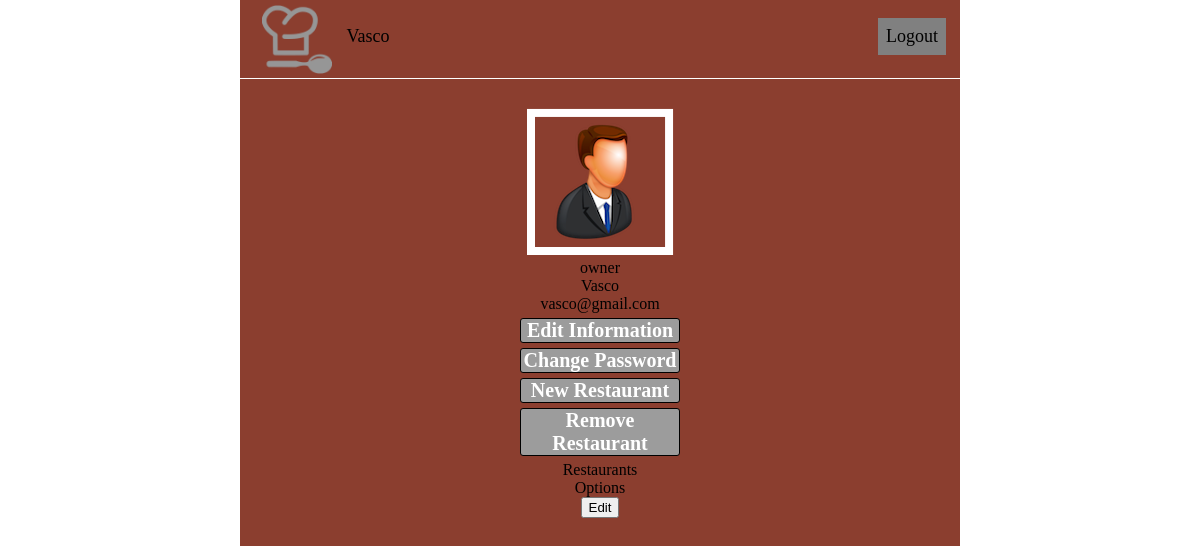
/page/profile.php (signed in), run on the app's committed database.
### tables this page shows
CREATE TABLE user (
 	username TEXT PRIMARY KEY UNIQUE,
  	password TEXT,
  	name TEXT,
  	email TEXT,
  	gender TEXT,
  	user_type TEXT
);

### Database/databaseInteraction.php (called while the page is built, shortened)
<?php
include_once('../database/connection.php');
function getUserInfo($username){
  global $db;
  $stmt = $db->prepare("SELECT * FROM user WHERE username = ?");
  $stmt->execute(array($username));
  return $stmt->fetch();
}
?>

### page/profile.php (the view, shortened to what this page needs)
<?php
include_once('../database/databaseInteraction.php');
?>
<!DOCTYPE html>
<html>
	<head>
    <link rel="stylesheet" href="../css/profile.css">
	</head>
	<body>
		<header>
			<nav id="menu">
				<ul>
					<a href="login.php"><img id="logo1" src="../images/logo_white.png" height="70px" width="70px"></a>
						<li><a id="login" href="profile.php"><?php echo $_SESSION['name']?></a></li>
					<li style="float:right; background-color:gray;"><a href="signout.php">Logout</a></li>
				</ul>
			</nav><br>
		</header>
		<div id="middle">
			<div id="profile">
					<?php if(getUserInfo($_SESSION['username'])['gender'] == "female"){?>
					<img src="../images/woman.png">
					<?php
				}else if($_SESSION['username'] == "FilipeCorreia"){?>
					<img src="../images/filipe.png" height="147px" width="147px">
					<?php
				}else{?>
					<img src="../images/man.png">
					<?php }?>
				<div id="type"><?php echo getUserInfo($_SESSION['username'])['user_type']?></div>
				<div id="name"><?php echo getUserInfo($_SESSION['username'])['name']?></div>
				<div id="email"><?php echo getUserInfo($_SESSION['username'])['email']?></div>
				<div class="editBtn">
					<a data-popup-open="popup-1" href="#">Edit Information</a>
				</div>
				<div class="editBtn">
					<a data-popup-open="popup-2" href="#">Change Password</a>
				</div>
				<div class="editBtn">
					<a data-popup-open="popup-3" href="#">New Restaurant</a>
				</div>
				<div class="editBtn">
					<a data-popup-open="popup-4" href="#">Remove Restaurant</a>
				</div>
			</div>
		</div>
  		<div id="restaurants">Restaurants</div>
    	<div id="options">
				<div id="title-options">Options</div>
		</div>
      	<div id="edit">
        	<input type="button" value="Edit" onclick="window.location.href='profile_edit.php';">
      	</div>
	</body>
</html>

### css/profile.css (style rules this page uses)
html, body { height: 100%; width: 60%; font-family: raleway; background-repeat: no-repeat; background-attachment: fixed; background-position: center; padding: 0; }
html { background-image: url("../images/background.png"); display: table; margin: auto; }
body { width:100%; height:100%; background-color: #8B3E2F; display: table-cell; text-align: center; }
header { top: -10px; position: fixed; width: 60%; background-color: #8B3E2F; border-bottom: 1px solid white; }
#menu { margin-left: 3%; margin-top: 2%; }
#menu ul { display: inline; list-style-type: none; padding: 0; overflow: hidden; background-color: #8B3E2F; border-bottom: 1px solid white; }
#menu li { margin-right: 2%; margin-top: 2%; }
li a#login { float:left; margin-top: 2%; margin-left: 1%; }
#menu a { float: left; }
#menu li a { display: block; padding: 8px; color: black; text-decoration: none; font-size: 18px; }
#profile { margin-top: 15%; }
.editBtn { width: 22%; margin-left: auto; margin-right: auto; margin-top: 5px; margin-bottom: 5px; border: solid 1px black; border-radius: 3px; font-family: raleway; font-weight: 600; font-size: 20px; background-color: #9c9c9c; }
.editBtn a { text-decoration: none; color: #FFFFFF; }

### data on the page
user: user_type "owner", name "Vasco", email "vasco@gmail.com"

### other printed values
$_SESSION['name'] "Vasco"
